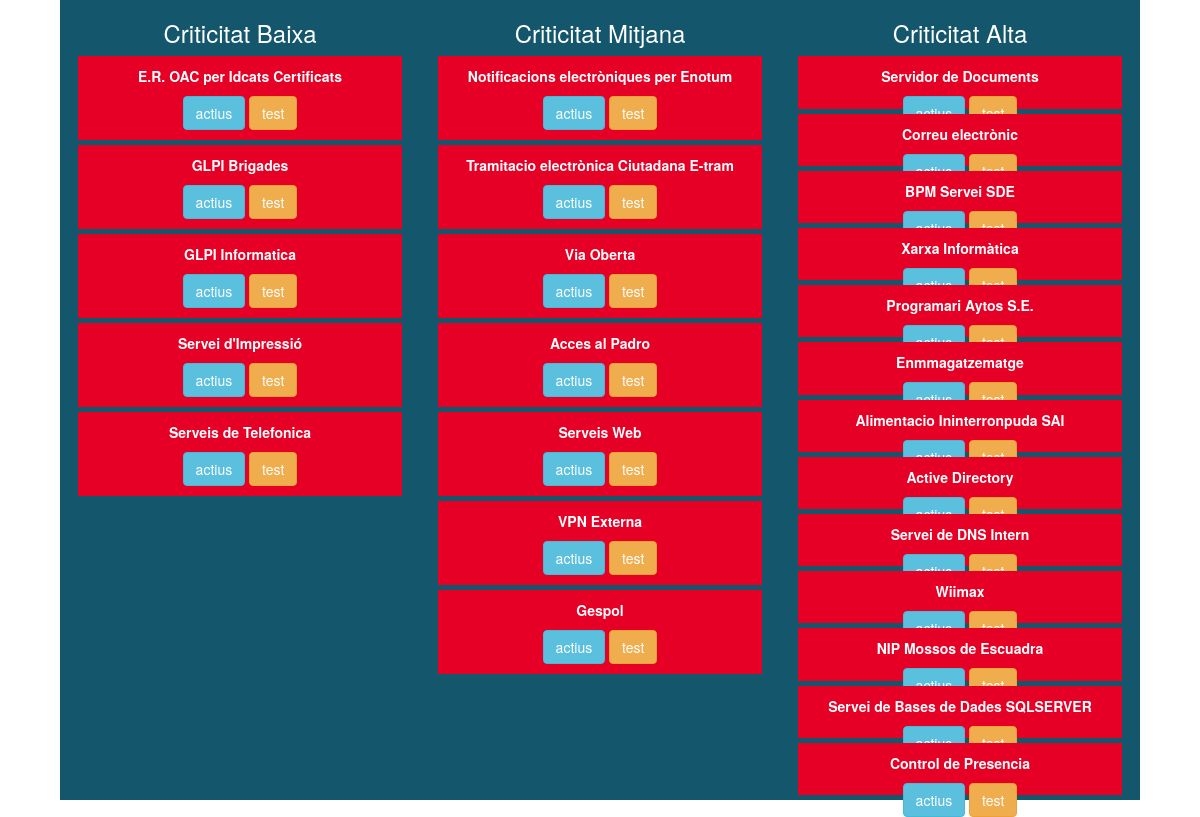
The page / on the database its author committed.
### pla/models.py (models this page shows, shortened)
class Servei(models.Model):
    nomServei = models.CharField(max_length=50)
    CRITICITAT_CHOICES = (
        ('Baixa','Baixa'),
        ('Mitjana','Mitjana'),
        ('Alta','Alta'),
    )
    criticitat = models.CharField(max_length = 10, choices = CRITICITAT_CHOICES, default='Baixa')

### pla/views.py (the view)
# urls.py: path('',views.index, name='index'),
def index(request):
    sc_baixa = Servei.objects.filter(criticitat='Baixa')
    sc_mitjana = Servei.objects.filter(criticitat = 'Mitjana') #Criticitat mitjana#
    sc_alta =  Servei.objects.filter(criticitat = 'Alta') #Criticitat alta#
    return render(request,'index.html', {'sc_baixa' : sc_baixa, 'sc_mitjana' : sc_mitjana, 'sc_alta' : sc_alta})

### pla/templates/index.html (shortened to what this page needs)
{% extends 'base.html' %}
{% load staticfiles %}
{% block content %}
  <div class="tipus">
    <h3 class="title_col">Criticitat Baixa</h3>
    {% for element in sc_baixa %}
      <span class="item" onclick='getSeguiment()'  data-id="{{element.id}}">
        <p>{{ element.nomServei }}</p>
        <button type="button" class="btn btn-info" data-toggle="collapse" data-target="#{{element.id}}">actius</button>
        <button type="button" class="btn btn-warning"  class=".btnTest" onclick="clieckTest({{element.id}})" value="{{element.id}}">test</button>
      </span>
    {% endfor %}
  </div>
  <div class="tipus">
    <h3 class="title_col">Criticitat Mitjana</h3>
    {% for element in sc_mitjana %}
      <span class="item" data-id="{{element.id}}">
        <p>{{ element.nomServei }}</p>
        <button type="button" onclick='getSeguiment()' class="btn btn-info" data-toggle="collapse" data-target="#{{element.id}}">actius</button>
        <button type="button" class="btn btn-warning" class=".btnTest" onclick="clieckTest({{element.id}})" value="{{element.id}}">test</button>
      </span>
    {% endfor %}
  </div>
  <div class="tipus">
    <h3 class="title_col">Criticitat Alta</h3>
    {% for element in sc_alta %}
      <span class="item" data-id="{{element.id}}">
        <p>{{ element.nomServei }}</p>
        <button type="button" onclick='getSeguiment()' class="btn btn-info" data-toggle="collapse" data-target="#{{element.id}}">actius</button>
        <button type="button" class="btn btn-warning" onclick="clieckTest({{element.id}})" class=".btnTest" value="{{element.id}}">test</button>
      </span>
    {% endfor %}
  </div>
{% endblock %}

### pla/templates/base.html (shortened to what this page needs)
{% load staticfiles %}
{% load bootstrap3 %}
{% bootstrap_css %}
<html>
  <head>
    <link rel="stylesheet" href="{% static 'css/style.css' %}">
  </head>
    <body>
      <div id="content">
        {% block content %}
        {% endblock %}
      </div>
    </body>
</html>

### pla/static/css/style.css (style rules this page uses)
body { display: flex; justify-content: center; }
.title_col { color: white; }
#content { display: flex; flex-direction: row; justify-content: space-around; width: 90%; min-height: 50%; height: auto; background-color:rgb( 20, 86, 108); }
#content .tipus { display: flex; flex-direction: column; width:30%; height: auto; align-items: center; }
.item { cursor:pointer; background-color:rgb(3, 110, 146); min-height: 50px; min-width: 100%; padding: 10px; text-align: center; -webkit-transform: 0.5s; transform:font-weight 0.5s; margin-bottom: 5px; font-weight: bold; }

### rows shown on the page
Servei: nomServei "E.R. OAC per Idcats Certificats", {{ element.id }} 6 (drawn)
Servei: nomServei "GLPI Brigades", {{ element.id }} 10 (drawn)
Servei: nomServei "GLPI Informatica", {{ element.id }} 11 (drawn)
Servei: nomServei "Servei d'Impressió", {{ element.id }} 12 (drawn)
Servei: nomServei "Serveis de Telefonica", {{ element.id }} 19 (drawn)
Servei: nomServei "Notificacions electròniques per Enotum", {{ element.id }} 4 (drawn)
Servei: nomServei "Tramitacio electrònica Ciutadana E-tram", {{ element.id }} 5 (drawn)
Servei: nomServei "Via Oberta", {{ element.id }} 7 (drawn)
Servei: nomServei "Acces al Padro", {{ element.id }} 8 (drawn)
Servei: nomServei "Serveis Web", {{ element.id }} 18 (drawn)
Servei: nomServei "VPN Externa", {{ element.id }} 21 (drawn)
Servei: nomServei "Gespol", {{ element.id }} 22 (drawn)
Servei: nomServei "Servidor de Documents", {{ element.id }} 1 (drawn)
Servei: nomServei "Correu electrònic", {{ element.id }} 2 (drawn)
Servei: nomServei "BPM Servei SDE", {{ element.id }} 3 (drawn)
Servei: nomServei "Xarxa Informàtica", {{ element.id }} 9 (drawn)
Servei: nomServei "Programari Aytos S.E.", {{ element.id }} 13 (drawn)
Servei: nomServei "Enmmagatzematge", {{ element.id }} 14 (drawn)
Servei: nomServei "Alimentacio Ininterronpuda SAI", {{ element.id }} 15 (drawn)
Servei: nomServei "Active Directory", {{ element.id }} 16 (drawn)
Servei: nomServei "Servei de DNS Intern", {{ element.id }} 17 (drawn)
Servei: nomServei "Wiimax", {{ element.id }} 20 (drawn)
Servei: nomServei "NIP Mossos de Escuadra", {{ element.id }} 23 (drawn)
Servei: nomServei "Servei de Bases de Dades SQLSERVER", {{ element.id }} 24 (drawn)
Servei: nomServei "Control de Presencia", {{ element.id }} 25 (drawn)
